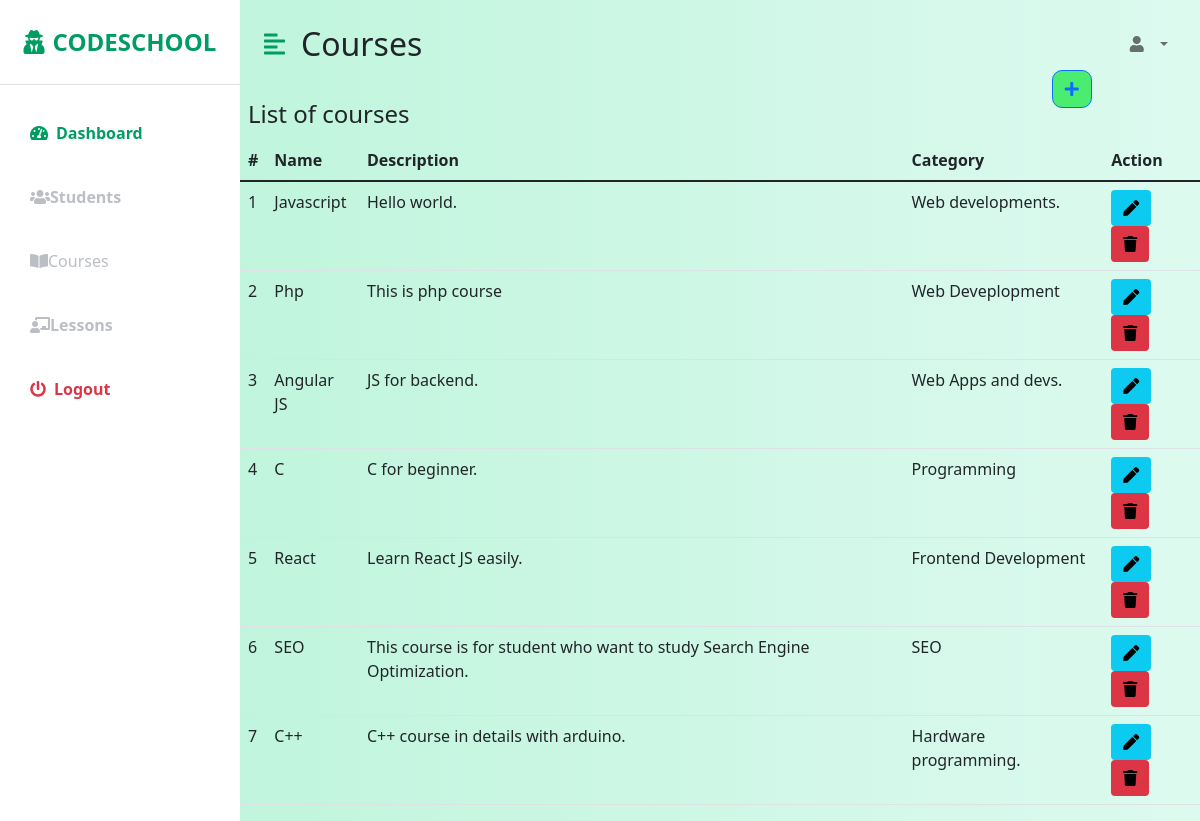
/courses.php, run on the app's committed database.
### tables this page shows
CREATE TABLE `courses` (
  `c_id` int(11) NOT NULL,
  `c_name` varchar(255) DEFAULT NULL,
  `c_details` text NOT NULL,
  `c_category` varchar(255) NOT NULL
);

### courses.php (the view, shortened to what this page needs)
<?php
    include('includes/sidebar.php');
    include('includes/connection.php');
?>
<body>
<p class="m-2 fs-4 loc">List of courses</p>
<div type="button" class="btn btn-primary add_cors">
<a href="add_course.php"><i class="fas fa-plus"></i></a>
</div>
<?php
  $sql =  "SELECT * FROM courses";
  $result = $conn->query($sql) or die($conn->error);
echo'<table class="table">';
  echo'<thead>';
    echo'<tr>';
     echo' <th scope="col">#</th>';
     echo' <th scope="col">Name</th>';
      echo'<th scope="col">Description</th>';
      echo'<th scope="col">Category</th>';
      echo'<th scope="col">Action</th>';
    echo'</tr>';
 echo' </thead>';
 echo' <tbody>';
 $i = 1;
  while($row = $result->fetch_assoc()){
    echo' <tr>';
    echo' <td scope="row">'.$i.'</td>';
    $i++;
    echo'<td>'.$row['c_name'].'</td>';
    echo' <td>'.$row['c_details'].'</td>';
    echo' <td>'.$row['c_category'].'</td>';
    echo'<td>
        <form action="edit_course.php" method="POST" id="edit" class="d-inline">
        <input type="hidden" name="id" value='.$row['c_id'].'>
        <button class="act submit btn btn-info mr-2" name="view"><i class="fas fa-pen"></i></button>
        </form>
        <form action = "" method="POST" class="d-inline">
        <input type="hidden" name="id" value='.$row['c_id'].'>
        <button class="act submit btn btn-info bg-danger" name="delete"><i class="fas fa-trash"></i></button>
        </form>
      </td>';
    echo'</tr>';
  }
 echo' </tbody>';
echo'</table>';
?>
<?php
    include('includes/toggle.php');
?>
</body>

### includes/sidebar.php (shortened to what this page needs)
<!DOCTYPE html>
<html lang="en">
<head>
    <link href="https://cdn.jsdelivr.net/npm/bootstrap@5.1.3/dist/css/bootstrap.min.css" rel="stylesheet">
    <link rel="stylesheet" href="https://cdnjs.cloudflare.com/ajax/libs/font-awesome/5.15.4/css/all.min.css">
    <link rel="stylesheet" href="./Stylesheets/dashboard.css" />
</head>
<?php
    $user = $_SESSION['name'];
?>
<body>
    <div class="d-flex" id="wrapper">
        <div class="bg-white" id="sidebar-wrapper">
            <div class="sidebar-heading text-center py-4 primary-text fs-4 fw-bold text-uppercase border-bottom"><i
                    class="fas fa-user-secret me-2"></i>Codeschool</div>
            <div class="list-group list-group-flush my-3">
                <a href="./Dashboard.php" class="list-group-item list-group-item-action bg-transparent second-text active"><i class="fas fa-tachometer-alt me-2"></i>Dashboard</a>
                <a href="./student.php" class="list-group-item list-group-item-action bg-transparent second-text fw-bold"><i class="fas fa-users"></i>Students</a>
                <a href="./courses.php" class="list-group-item list-group-item-action bg-transparent second-text"><i class="fas fa-book-open"></i>Courses</a>
                <a href="./Lession.php" class="list-group-item list-group-item-action bg-transparent second-text fw-bold"><i class="fas fa-chalkboard-teacher"></i>Lessons</a>
                <a href="./Settings/settings.php" class="list-group-item list-group-item-action bg-transparent text-danger fw-bold"><i
                        class="fas fa-power-off me-2"></i>Logout</a>
            </div>
        </div>
        <div id="page-content-wrapper">
            <nav class="navbar navbar-expand-lg navbar-light bg-transparent py-4 px-4">
                <div class="d-flex align-items-center">
                    <i class="fas fa-align-left primary-text fs-4 me-3" id="menu-toggle"></i>
                    <h2 id="dynamicname"class=" fs-2 m-0">Dashboard</h2>
                </div>
                <div class="collapse navbar-collapse" id="navbarSupportedContent">
                    <ul class="navbar-nav ms-auto mb-2 mb-lg-0">
                        <li class="nav-item dropdown">
                            <a class="nav-link dropdown-toggle second-text fw-bold" href="#" id="navbarDropdown"
                                role="button" data-bs-toggle="dropdown" aria-expanded="false">
                                <i class="fas fa-user me-2"></i> <?php echo $user;?>
                            </a>
                        </li>
                    </ul>
                </div>
            </nav>

### includes/toggle.php (shortened to what this page needs)
  </div>
</body>
</html>

### Stylesheets/dashboard.css (style rules this page uses)
:root { --main-bg-color: #009d63; --main-text-color: #009d63; --second-text-color: #bbbec5; --second-bg-color: #c1efde; }
.primary-text { color: var(--main-text-color); }
.second-text { color: var(--second-text-color); }
#wrapper { overflow-x: hidden; background-image: linear-gradient( to right, #baf3d7, #c2f5de, #cbf7e4, #d4f8ea, #ddfaef ); }
#sidebar-wrapper { min-height: 100vh; margin-left: -15rem; -webkit-transition: margin 0.25s ease-out; -moz-transition: margin 0.25s ease-out; -o-transition: margin 0.25s ease-out; transition: margin 0.25s ease-out; }
#sidebar-wrapper .sidebar-heading { padding: 0.875rem 1.25rem; font-size: 1.2rem; }
#sidebar-wrapper .list-group { width: 15rem; }
#page-content-wrapper { min-width: 100vw; }
#menu-toggle { cursor: pointer; }
.list-group-item { border: none; padding: 20px 30px; }
.list-group-item.active { background-color: transparent; color: var(--main-text-color); font-weight: bold; border: none; }
@media (min-width: 768px) { #sidebar-wrapper { margin-left: 0; } }
@media (min-width: 768px) { #page-content-wrapper { min-width: 0; width: 100%; } }

### data on the page
courses: c_name "Javascript", c_details "Hello world.", c_category "Web developments."
courses: c_name "Php", c_details "This is php course", c_category "Web Deveplopment"
courses: c_name "Angular JS", c_details "JS for backend.", c_category "Web Apps and devs."
courses: c_name "C", c_details "C for beginner.", c_category "Programming"
courses: c_name "React", c_details "Learn React JS easily.", c_category "Frontend Development"
courses: c_name "SEO", c_details "This course is for student who want to study Search Engine Optimization.", c_category "SEO"
courses: c_name "C++", c_details "C++ course in details with arduino.", c_category "Hardware programming."
